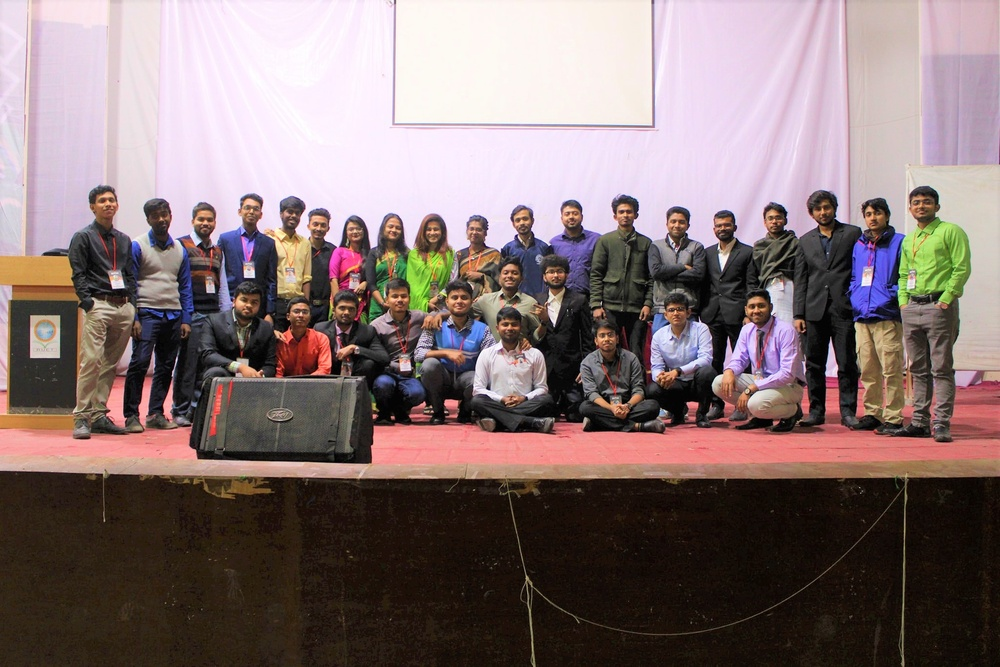
#> input picture edge detector/Lab_Project/1.jpg, 1000 x 667 px, shrunk from 2048 x 1365 before the run
$ python 'exp2 on image with all filters.py'
#> lines starting #> are read from the running program, lines starting #| are printed output that depends on the picture
import cv2 as cv
import numpy as np
import matplotlib.pyplot as plt

# Read image
img = cv.imread('1.jpg')
#> img is the input picture: shape (667, 1000, 3); mean B, G, R 115.3, 115.5, 133
rgb_img = cv.cvtColor(img, cv.COLOR_BGR2RGB)

# Grayscale processing image
gray_image = cv.cvtColor(img, cv.COLOR_BGR2GRAY)
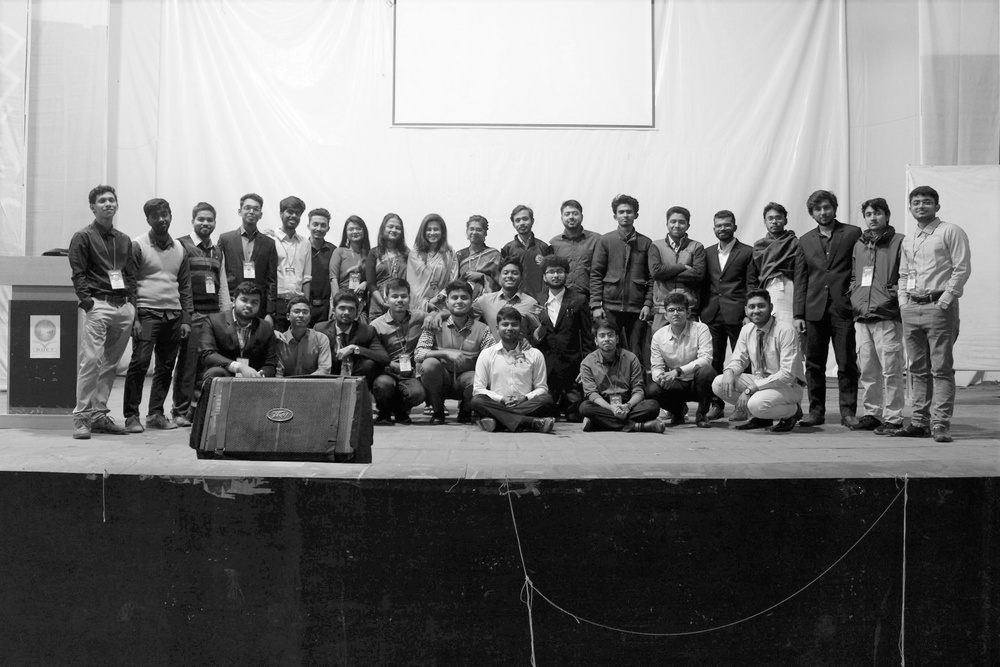
#> gray_image: shape (667, 1000); min 0, max 255, mean 120.7

# Gaussian filter
gaussian_blur = cv.GaussianBlur(gray_image, (3, 3), 0)

# Roberts operator
kernelx = np.array([[-1, 0], [0, 1]], dtype = int)
kernely = np.array([[0, -1], [1, 0]], dtype = int)
x = cv.filter2D(gaussian_blur, cv.CV_16S, kernelx)
y = cv.filter2D(gaussian_blur, cv.CV_16S, kernely)
absX = cv.convertScaleAbs(x)
absY = cv.convertScaleAbs(y)
Roberts = cv.addWeighted(absX, 0.5, absY, 0.5, 0)

# Prewitt operator
kernelx = np.array([[1, 1, 1], [0, 0, 0], [-1, -1, -1]], dtype=int)
kernely = np.array([[-1, 0, 1], [-1, 0, 1], [-1, 0, 1]], dtype=int)
x = cv.filter2D(gaussian_blur, cv.CV_16S, kernelx)
y = cv.filter2D(gaussian_blur, cv.CV_16S, kernely)
absX = cv.convertScaleAbs(x)
absY = cv.convertScaleAbs(y)
Prewitt = cv.addWeighted(absX, 0.5, absY, 0.5, 0)

# Sobel operator
x = cv.Sobel(gaussian_blur, cv.CV_16S, 1, 0)
y = cv.Sobel(gaussian_blur, cv.CV_16S, 0, 1)
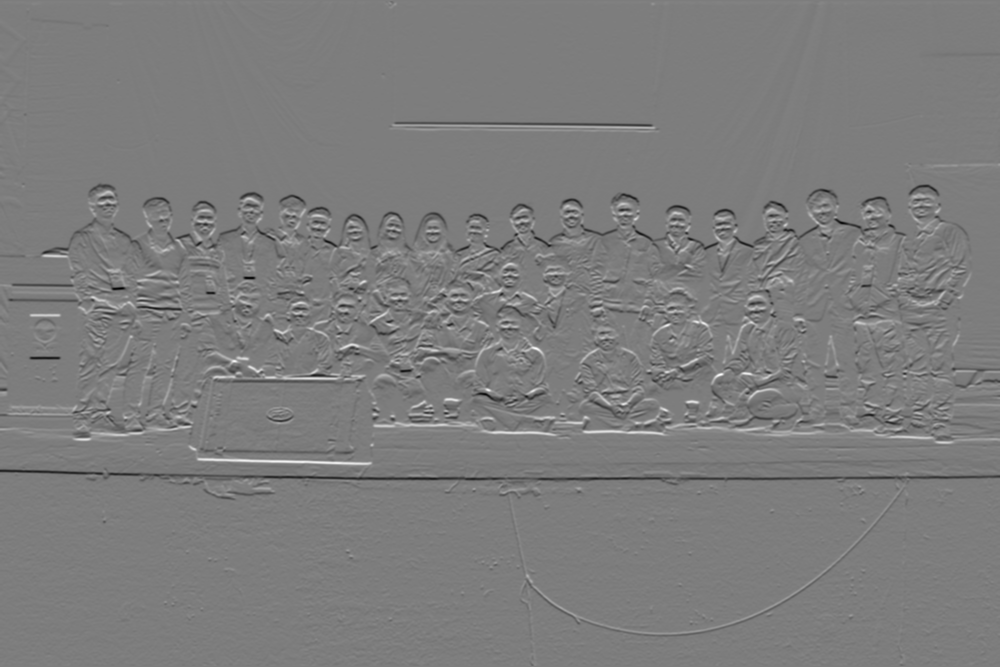
#> y: shape (667, 1000) int16; min -641, max 662, mean -2.4; drawn with min black and max white
absX = cv.convertScaleAbs(x)
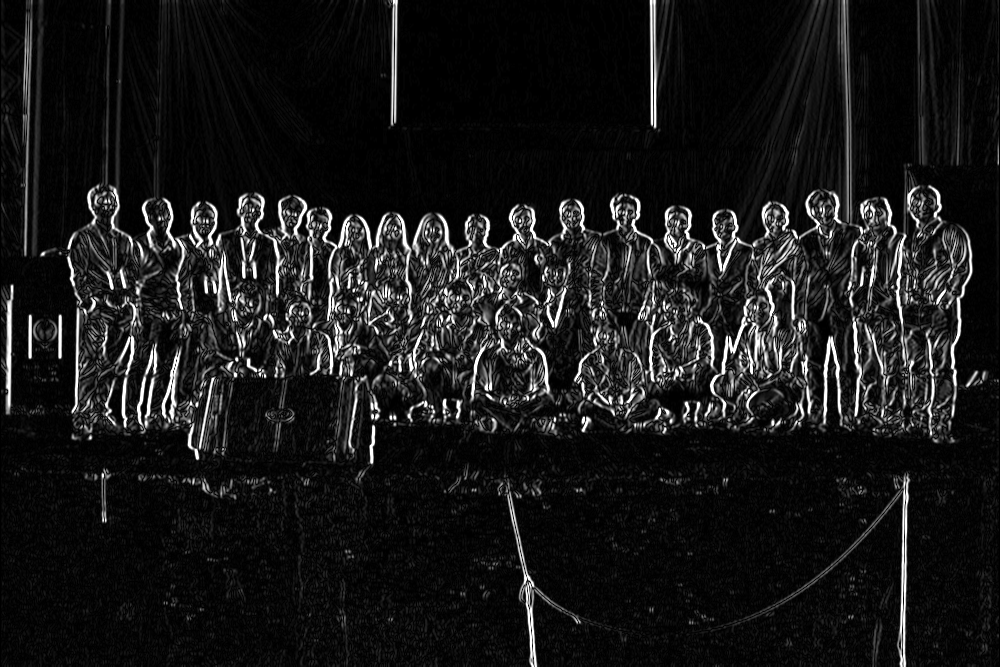
#> absX: shape (667, 1000); min 0, max 255, mean 24.9
absY = cv.convertScaleAbs(y)
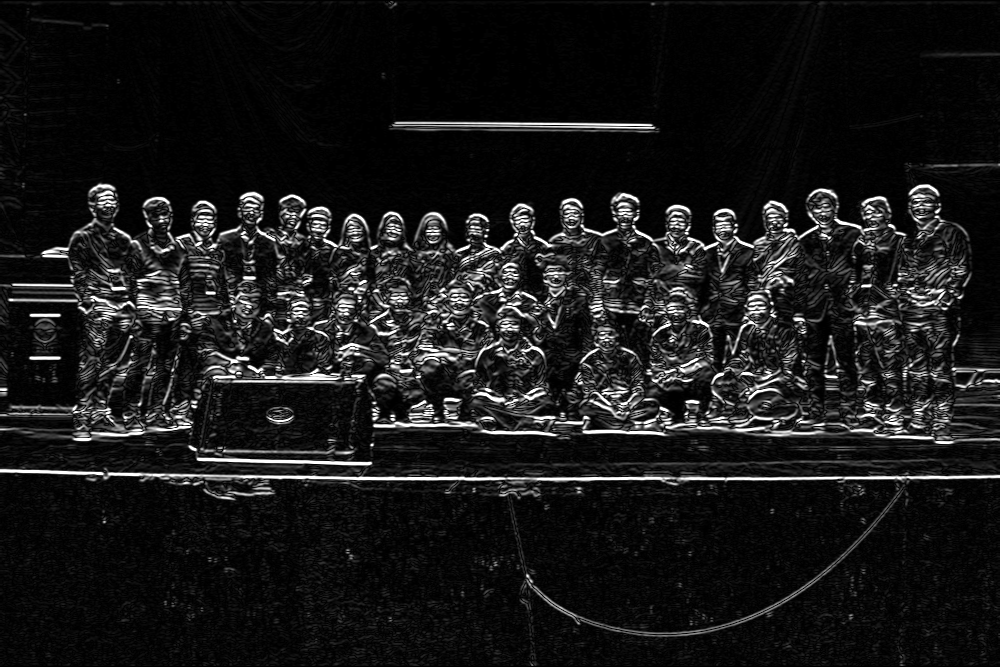
#> absY: shape (667, 1000); min 0, max 255, mean 24.7
Sobel = cv.addWeighted(absX, 0.5, absY, 0.5, 0)
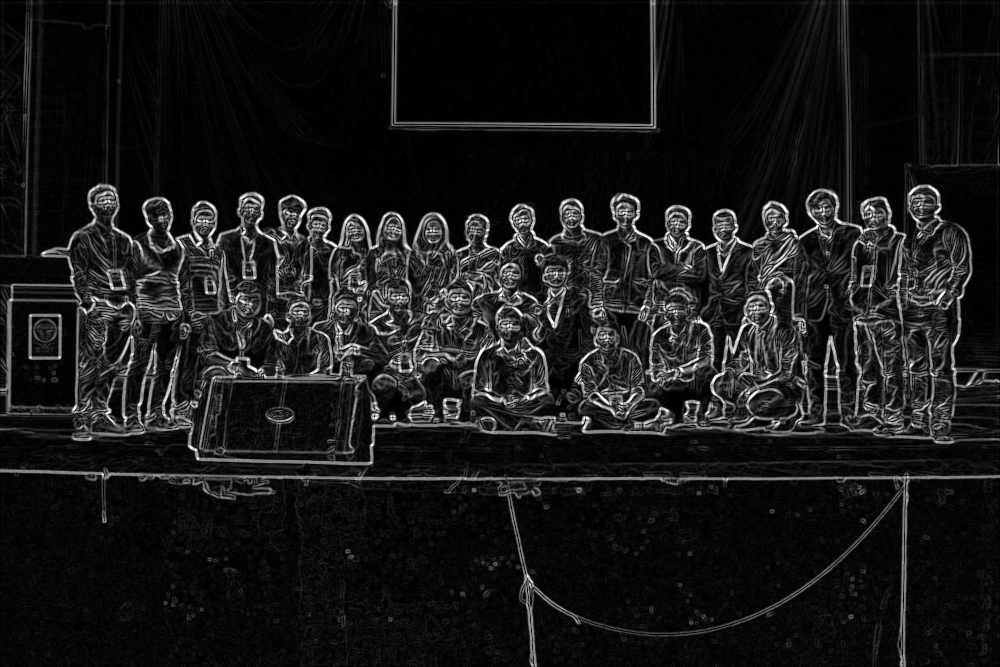
#> Sobel: shape (667, 1000); min 0, max 255, mean 24.8

# Laplace algorithm
dst = cv.Laplacian(gaussian_blur, cv.CV_16S, ksize = 3)
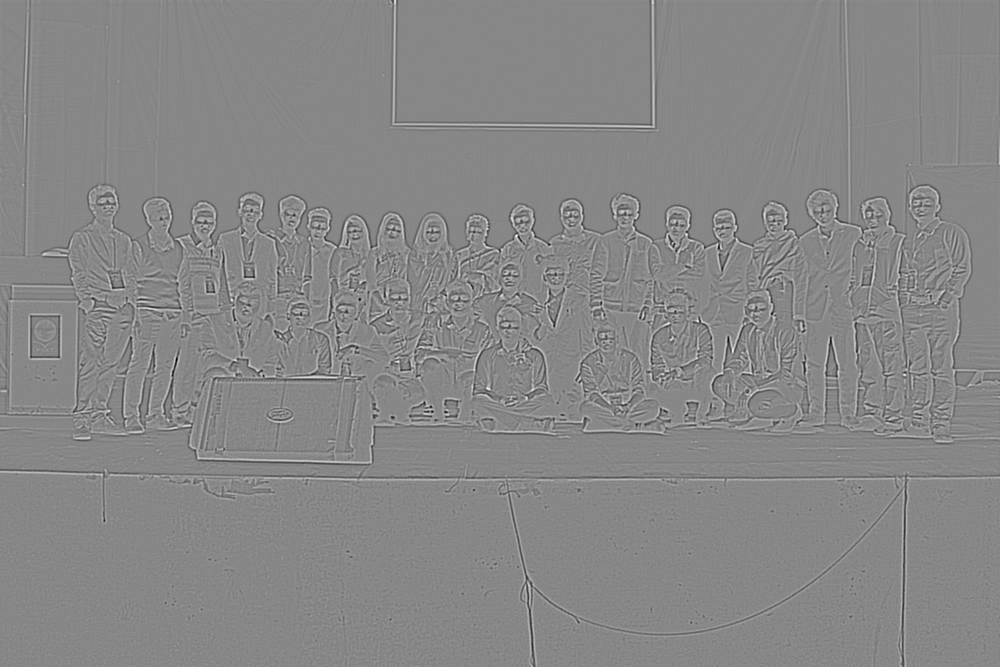
#> dst: shape (667, 1000) int16; min -468, max 414, mean 0; drawn with min black and max white
Laplacian = cv.convertScaleAbs(dst)
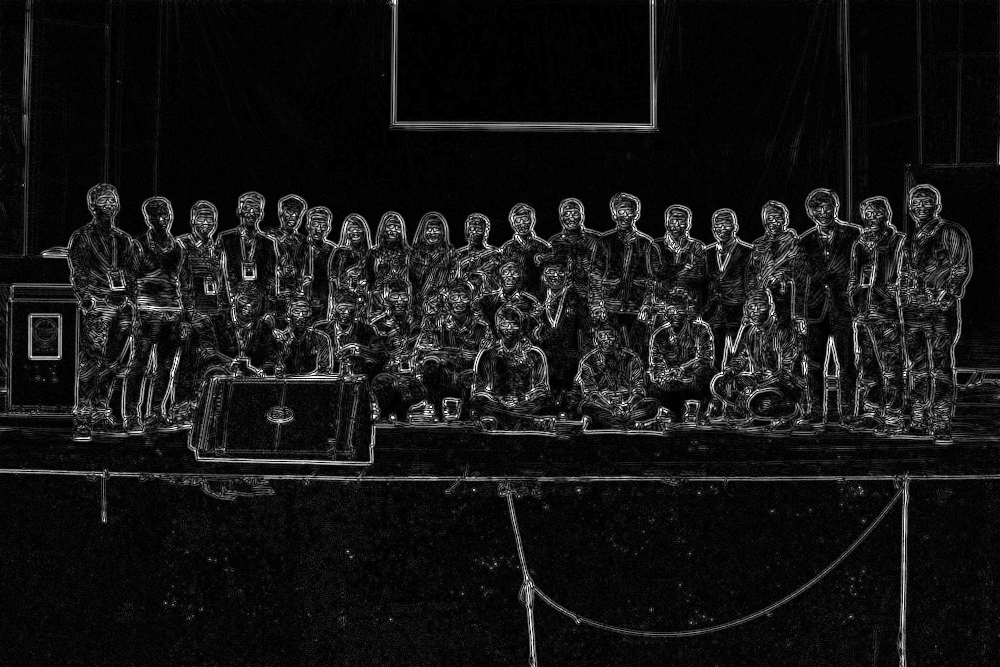
#> Laplacian: shape (667, 1000); min 0, max 255, mean 20.5

# Display image
titles = ['Source Image', 'Gaussian Image', 'Roberts Image',
          'Prewitt Image','Sobel Image', 'Laplacian Image']
images = [rgb_img, gaussian_blur, Roberts, Prewitt, Sobel, Laplacian]
for i in np.arange(6):
   plt.subplot(2, 3, i+1), plt.imshow(images[i], 'gray')
   plt.title(titles[i])
   plt.xticks([]), plt.yticks([])
plt.show()
